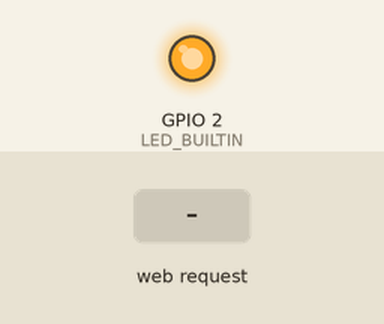
A sketch run on a simulated ESP8266 (Wemos D1 mini). On the bench: output pins drawn as LEDs (lit = HIGH, except the on-board LED, lit = LOW). The test bench sets the inputs (shaded band). WiFi joins after 1.5 s; servers stay silent unless stated; what the sketch prints to the serial monitor is not drawn.

Above: at 2.7 s.
2.8 s: HTTP request GET /off received
At 4.0 s:
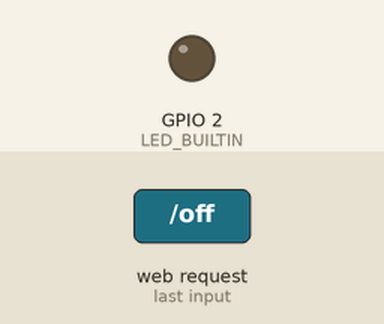
4.3 s: HTTP request GET /on received
At 5.1 s:
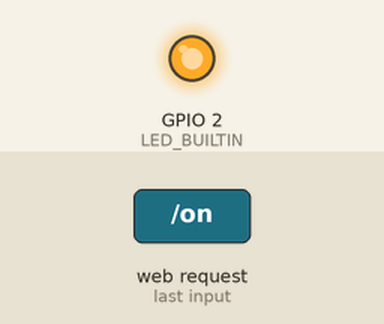
Timing chart, 0 to 7.3 s (numbered marks = the images above; inputs shaded):
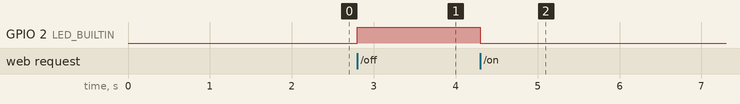

The sketch:

04ServerOnLED.ino
```cpp
/*
   Generated using BlocklyDuino:

   https://github.com/MediaTek-Labs/BlocklyDuino-for-LinkIt

   Date: Thu, 12 Nov 2020 02:01:26 GMT
*/

#include <ESP8266WiFi.h>
#include <WiFiClient.h>
#include <ESP8266WebServer.h>
#include <ESP8266mDNS.h>

#ifndef STASSID
#define STASSID "HTCAMANI"
#define STAPSK  "12345678"
#endif
const char* ssid = STASSID;
const char* password = STAPSK;
ESP8266WebServer server(80);
void handleNotFound() {
  server.send(404, "text/plain", "找不到網頁");
}

void handleRoot() {
  server.send(200, "text/plain", "Hello 德音國小!");
}

void WiFiStart() {
  WiFi.mode(WIFI_STA);
  WiFi.begin(ssid, password);
  Serial.println("");
  //等待WiFi連線
  while (WiFi.status() != WL_CONNECTED) {
    delay(500);
    Serial.print(".");
  }
  //在監控視窗顯示取得的IP
  Serial.println(WiFi.localIP());
  server.on("/", handleRoot);
  server.onNotFound(handleNotFound);
  server.begin();
  Serial.println("Server開啟");
}

void LedOn() {
  //網頁控制關LED
  server.on("/off", []() {
    server.send(200, "text/plain", "LED 熄滅");
    digitalWrite(LED_BUILTIN, HIGH);
  });
}

void LedOff() {
  //網頁控制開LED
  server.on("/on", []() {
    server.send(200, "text/plain", "LED 打開");
    digitalWrite(LED_BUILTIN, LOW);
  });
}

void setup()
{
  Serial.begin(115200);

  WiFiStart();
  LedOn();
  LedOff();
  pinMode(LED_BUILTIN, OUTPUT);
}


void loop()
{
  server.handleClient();
  MDNS.update();
}
```

Measured:
- after the input at 2.8 s, GPIO 2 (LED_BUILTIN): LOW → HIGH at once
- after the input at 4.3 s, GPIO 2 (LED_BUILTIN): HIGH → LOW at once
